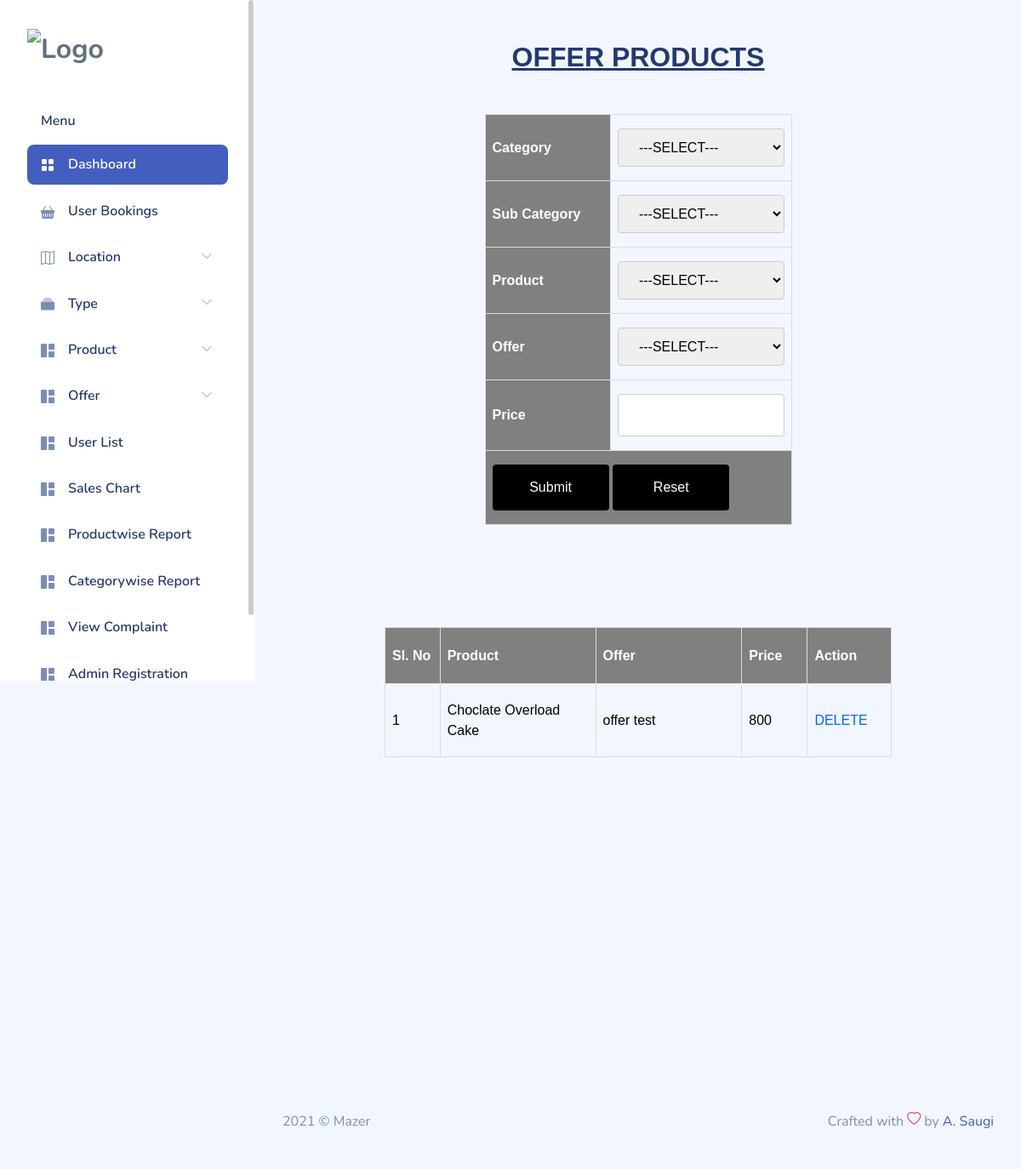
Screenshot of /PROJECT/Admin/OfferProduct.php with the database file from the repository.
### tables this page shows
CREATE TABLE `tbl_offer_product` (
  `offer_prod_id` int(11) NOT NULL,
  `offer_id` int(11) NOT NULL,
  `prod_id` int(11) NOT NULL,
  `offer_prod_price` int(11) NOT NULL
);

CREATE TABLE `tbl_product` (
  `prod_id` int(11) NOT NULL,
  `prod_name` varchar(50) NOT NULL,
  `prod_date` date NOT NULL DEFAULT current_timestamp(),
  `prod_img` varchar(300) NOT NULL,
  `prod_price` varchar(10) NOT NULL,
  `prod_desc` varchar(2000) NOT NULL,
  `subcat_id` int(11) NOT NULL
);

CREATE TABLE `tbl_offer` (
  `offer_id` int(11) NOT NULL,
  `offer_name` varchar(50) NOT NULL,
  `offer_frm_date` date NOT NULL,
  `offer_to_date` date NOT NULL,
  `offer_frm_time` varchar(50) NOT NULL,
  `offer_to_time` varchar(50) NOT NULL
);

### PROJECT/Admin/OfferProduct.php (the view, shortened to what this page needs)
<?php
include("../Assets/Connection/Connection.php");
include("Head.php");
 ?>
<!DOCTYPE html PUBLIC "-//W3C//DTD XHTML 1.0 Transitional//EN" "http://www.w3.org/TR/xhtml1/DTD/xhtml1-transitional.dtd">
<html xmlns="http://www.w3.org/1999/xhtml">
<head>
</head>
<body>
<div id="tab" align="center">
<form id="form1" name="form1" method="post" action="">
  <div align="center">
    <h2><u>OFFER PRODUCTS</u></h2>
    <p>&nbsp;</p>
    <table width="361" height="434" border="1" cellpadding="10">
      <tr>
        <th width="156" scope="row">Category</th>
        <td width="234"><select name="sel_category" id="sel_category" onChange="getSub(this.value)">
      <option value="">---SELECT---</option>
      </select></td>
      </tr>
      <tr>
        <th scope="row">Sub Category</th>
        <td><select name="sel_subcat" id="sel_subcat" onChange="getProd(this.value)">
        <option value="">---SELECT---</option>
        </select></td>
      </tr>
      <tr>
        <th scope="row">Product</th>
        <td><select name="sel_prod" id="sel_prod">
               <option value="">---SELECT---</option>
        </select></td>
      </tr>
      <tr>
        <th scope="row">Offer</th>
        <td><select name="sel_offer" id="sel_offer">
         <option value="">---SELECT---</option>
        </select></td>
      </tr>
      <tr>
        <th scope="row">Price</th>
        <td><input type="text" name="txt_price" id="txt_price" /></td>
      </tr>
      <tr>
        <th colspan="2" scope="row"><input type="submit" name="btn_submit" id="btn_submit" value="Submit" />
        <input type="reset" name="btn_reset" id="btn_reset" value="Reset" /></th>
      </tr>
    </table>
    <p>&nbsp;</p>
    <p>&nbsp;</p>
    <p>&nbsp;</p>
    <table width="596" height="153" border="1" cellpadding="10">
      <tr>
        <th width="52" scope="col">Sl. No</th>
        <th width="147" scope="col">Product</th>
        <th width="138" scope="col">Offer</th>
        <th width="62" scope="col">Price</th>
        <th width="73" scope="col">Action</th>
      </tr>
       <?php
  $selQry="select * from tbl_offer_product o INNER JOIN tbl_product p ON o.prod_id=p.prod_id INNER JOIN tbl_offer u ON u.offer_id=o.offer_id";
	  $row=$conn->query($selQry);
	  $i=0;
	  while($data=$row->fetch_assoc())
	  {
		  $i++;
		 ?>
      <tr>
        <td><?php echo $i; ?></td>
        <td><?php echo $data["prod_name"]; ?></td>
        <td><?php echo $data["offer_name"]; ?></td>
        <td><?php echo $data["offer_prod_price"]; ?></td>
        <td><a href="OfferProduct.php?did=<?php echo $data["offer_prod_id"]?>">DELETE</a></td>
      </tr>
<?php
	  }
	  ?>
    </table>
    <p>&nbsp;</p>
    <p>&nbsp;</p>
    <p>&nbsp;</p>
    <p>&nbsp;</p>
    <p>&nbsp;</p>
  </div>
</form>
  </div>
</body>
<?php
include("Foot.php");
?>
</html>

### PROJECT/Assets/Template/Admin/assets/css/app.css (style rules this page uses)
a { text-decoration:none }

### PROJECT/Assets/Template/Admin/form.css (style rules this page uses)
#tab { font-family: "Trebuchet MS", Arial, Helvetica, sans-serif; border-collapse: collapse; width: 100%; }
#tab td, #tab th { border: 1px solid #ddd; padding: 8px; color: black; }
#tab a { color:#06F; }
#tab th { padding-top: 12px; padding-bottom: 12px; text-align: left; background-color: gray; color: white; }
input[type=text],[type=password],[type=email],[type=date], select { width: 100%; padding: 12px 20px; margin: 8px 0; display: inline-block; border: 1px solid #ccc; border-radius: 4px; box-sizing: border-box; }
input[type=submit] { width: 40%; background-color: black; color: white; padding: 15px; margin: 4px 0; border: none; border-radius: 4px; cursor: pointer; }
input[type=reset] { width: 40%; background-color: black; color: white; padding: 15px; margin: 4px 0; border: none; border-radius: 4px; cursor: pointer; }

### rows the page displays
tbl_offer_product: prod.prod_name "Choclate Overload Cake", offer.offer_name "offer test", offer_prod_price "800"
